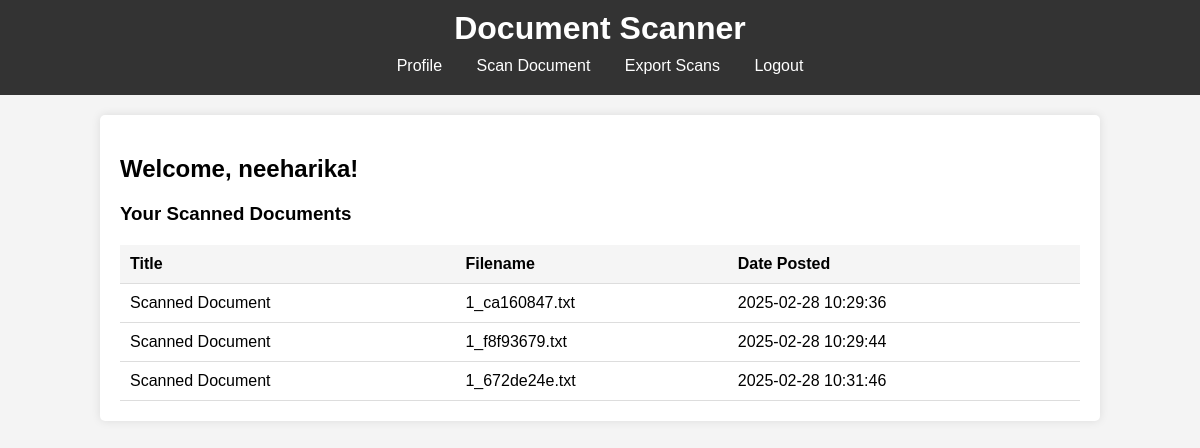
Page /home (signed in) on the committed database.
### tables this page shows
CREATE TABLE users (
            id INTEGER PRIMARY KEY AUTOINCREMENT,
            username TEXT UNIQUE NOT NULL,
            email TEXT UNIQUE NOT NULL,
            password TEXT NOT NULL,
            role TEXT DEFAULT 'user',
            credits INTEGER DEFAULT 20,
            last_reset TEXT DEFAULT CURRENT_TIMESTAMP
        );

CREATE TABLE posts (
            id INTEGER PRIMARY KEY AUTOINCREMENT,
            title TEXT NOT NULL,
            content TEXT NOT NULL,  -- Store document content for export
            filename TEXT NOT NULL,
            date_posted TEXT DEFAULT CURRENT_TIMESTAMP,
            user_id INTEGER,
            FOREIGN KEY (user_id) REFERENCES users(id)
        );

### app.py (the view)
@app.route("/")
@app.route("/home")
def home():
    posts = []
    if 'user_id' in session:
        with db_lock:
            conn = sqlite3.connect(DB_PATH)
            c = conn.cursor()
            c.execute("SELECT id, title, filename, date_posted FROM posts WHERE user_id = ?", (session['user_id'],))
            posts = [{'id': r[0], 'title': r[1], 'filename': r[2], 'date_posted': r[3]} for r in c.fetchall()]
            conn.close()
    return render_template('home.html', posts=posts)

### app.py (called while the page is built)
@app.before_request
def reset_credits():
    with db_lock:
        conn = sqlite3.connect(DB_PATH)
        c = conn.cursor()
        c.execute("SELECT id, credits, last_reset FROM users")
        now = datetime.now()
        midnight = datetime(now.year, now.month, now.day, 0, 0, 0)
        for user_id, credits, last_reset in c.fetchall():
            last_reset_dt = datetime.strptime(last_reset, '%Y-%m-%d %H:%M:%S')
            if now >= midnight and last_reset_dt < midnight:
                c.execute("UPDATE users SET credits = 20, last_reset = ? WHERE id = ?",
                          (now.strftime('%Y-%m-%d %H:%M:%S'), user_id))
                log_activity(user_id, "Credits reset to 20 at midnight")
        conn.commit()
        conn.close()

### templates/home.html (shortened to what this page needs)
<!DOCTYPE html>
<html lang="en">
<head>
    <link rel="stylesheet" href="{{ url_for('static', filename='style.css') }}">
</head>
<body>
    <header>
        <h1>Document Scanner</h1>
        <nav>
            {% if 'user_id' in session %}
                <a href="{{ url_for('profile') }}">Profile</a>
                <a href="{{ url_for('scan_document') }}">Scan Document</a>
                <a href="{{ url_for('export_scan_history') }}">Export Scans</a>
                <a href="{{ url_for('logout') }}">Logout</a>
            {% else %}
                <a href="{{ url_for('login') }}">Login</a>
                <a href="{{ url_for('register') }}">Register</a>
            {% endif %}
        </nav>
    </header>
    <div class="container">
        <h2>Welcome{% if 'username' in session %}, {{ session['username'] }}{% endif %}!</h2>
        {% if posts %}
            <h3>Your Scanned Documents</h3>
            <table>
                <tr>
                    <th>Title</th>
                    <th>Filename</th>
                    <th>Date Posted</th>
                </tr>
                {% for post in posts %}
                    <tr>
                        <td>{{ post.title }}</td>
                        <td>{{ post.filename }}</td>
                        <td>{{ post.date_posted }}</td>
                    </tr>
                {% endfor %}
            </table>
        {% else %}
            <p>No documents scanned yet. <a href="{{ url_for('scan_document') }}">Scan one now!</a></p>
        {% endif %}
    </div>
</body>
</html>

### style.css (style rules this page uses)
body { font-family: Arial, sans-serif; margin: 0; padding: 0; background-color: #f4f4f4; }
header { background-color: #333; color: white; padding: 10px 20px; text-align: center; }
header h1 { margin: 0; }
nav { margin: 10px 0; }
nav a { color: white; margin: 0 15px; text-decoration: none; }
.container { width: 80%; margin: 20px auto; padding: 20px; background: white; box-shadow: 0 0 10px rgba(0,0,0,0.1); border-radius: 5px; }
table { width: 100%; border-collapse: collapse; margin-top: 20px; }
th, td { padding: 10px; text-align: left; border-bottom: 1px solid #ddd; }
th { background-color: #f5f5f5; }
a { color: #337ab7; text-decoration: none; }

### rows in the picture
users: username "neeharika"
posts: title "Scanned Document", filename "1_ca160847.txt", date_posted "2025-02-28 10:29:36"
posts: title "Scanned Document", filename "1_f8f93679.txt", date_posted "2025-02-28 10:29:44"
posts: title "Scanned Document", filename "1_672de24e.txt", date_posted "2025-02-28 10:31:46"
